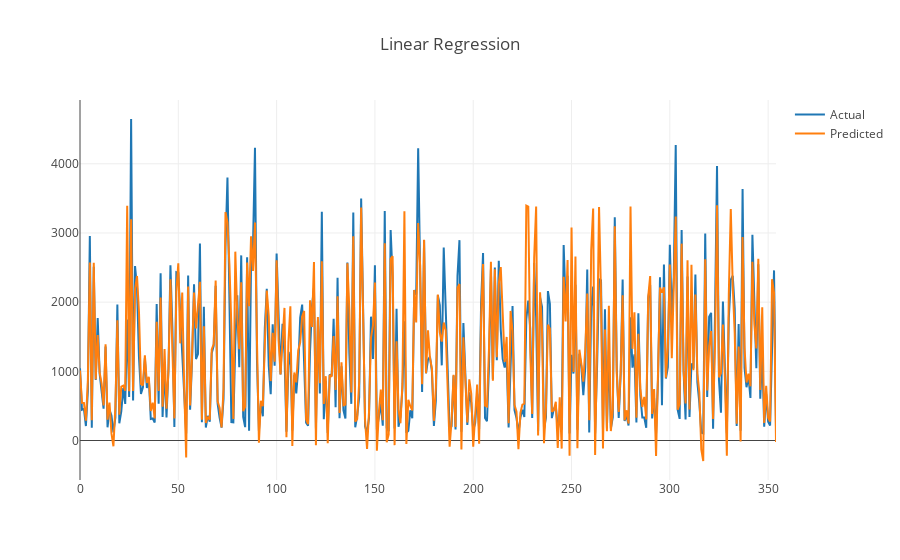

Write notebook code for a chart like this one.
### Code cell
trace1 = go.Scatter(x = np.arange(len(y_act)),
                    y = y_act.reshape(-1,),
                   name = "Actual")
trace2 = go.Scatter(x = np.arange(len(y_act)), 
         y = y_pred.reshape(-1,),
                   name = "Predicted")
data = [trace1, trace2]
layout = {"title": "Linear Regression"}
fig = go.Figure(data=data, layout = layout)
py.iplot(fig)

### Figure 1 — Plotly figure (JSON) as saved in the notebook; plotly's stock layout.template omitted (floating-point values rounded to 4 significant figures; data arrays with more than 128 entries replaced by an {"elided": "..."} marker saying what was removed)
{"data": [{"name": "Actual", "type": "scatter", "uid": "b8ed33e9-9584-4e1b-9d17-b7815a5cbdc0", "x": {"elided": "355 int values"}, "y": {"elided": "355 float values"}}, {"name": "Predicted", "type": "scatter", "uid": "b63c2848-f1a2-4f0c-bc85-579eb7dc429d", "x": {"elided": "355 int values"}, "y": {"elided": "355 float values"}}], "layout": {"title": {"text": "Linear Regression"}}}
